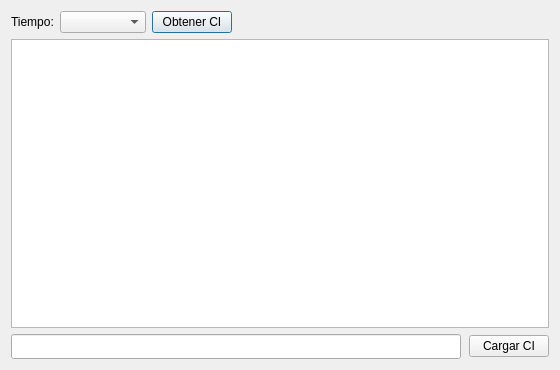
<?xml version="1.0" encoding="UTF-8"?>
<ui version="4.0">
 <class>CI_Historial</class>
 <widget class="QDialog" name="CI_Historial">
  <property name="geometry">
   <rect>
    <x>0</x>
    <y>0</y>
    <width>560</width>
    <height>370</height>
   </rect>
  </property>
  <property name="windowTitle">
   <string>Dialog</string>
  </property>
  <layout class="QGridLayout" name="gridLayout">
   <item row="0" column="0">
    <layout class="QVBoxLayout" name="verticalLayout">
     <item>
      <layout class="QHBoxLayout" name="horizontalLayout_3">
       <item>
        <layout class="QHBoxLayout" name="horizontalLayout_2">
         <item>
          <widget class="QLabel" name="label_3">
           <property name="text">
            <string>Tiempo:</string>
           </property>
          </widget>
         </item>
         <item>
          <widget class="QComboBox" name="tiempo">
           <property name="currentIndex">
            <number>0</number>
           </property>
           <property name="maxVisibleItems">
            <number>15</number>
           </property>
           <item>
            <property name="text">
             <string/>
            </property>
           </item>
           <item>
            <property name="text">
             <string>Horas</string>
            </property>
           </item>
           <item>
            <property name="text">
             <string>Minutos</string>
            </property>
           </item>
           <item>
            <property name="text">
             <string>Segundos</string>
            </property>
           </item>
          </widget>
         </item>
        </layout>
       </item>
       <item>
        <layout class="QHBoxLayout" name="horizontalLayout">
         <item>
          <widget class="QPushButton" name="obtener">
           <property name="text">
            <string>Obtener CI</string>
           </property>
          </widget>
         </item>
         <item>
          <spacer name="horizontalSpacer_2">
           <property name="orientation">
            <enum>Qt::Horizontal</enum>
           </property>
           <property name="sizeHint" stdset="0">
            <size>
             <width>40</width>
             <height>20</height>
            </size>
           </property>
          </spacer>
         </item>
        </layout>
       </item>
      </layout>
     </item>
     <item>
      <widget class="QTableWidget" name="table"/>
     </item>
     <item>
      <layout class="QHBoxLayout" name="horizontalLayout_4">
       <item>
        <widget class="QLineEdit" name="varToChange">
         <property name="minimumSize">
          <size>
           <width>450</width>
           <height>25</height>
          </size>
         </property>
         <property name="maximumSize">
          <size>
           <width>100</width>
           <height>25</height>
          </size>
         </property>
         <property name="text">
          <string/>
         </property>
         <property name="readOnly">
          <bool>true</bool>
         </property>
        </widget>
       </item>
       <item>
        <spacer name="horizontalSpacer">
         <property name="orientation">
          <enum>Qt::Horizontal</enum>
         </property>
         <property name="sizeHint" stdset="0">
          <size>
           <width>40</width>
           <height>20</height>
          </size>
         </property>
        </spacer>
       </item>
       <item>
        <widget class="QPushButton" name="cargar">
         <property name="text">
          <string>Cargar CI</string>
         </property>
        </widget>
       </item>
      </layout>
     </item>
    </layout>
   </item>
  </layout>
 </widget>
 <resources/>
 <connections/>
</ui>
